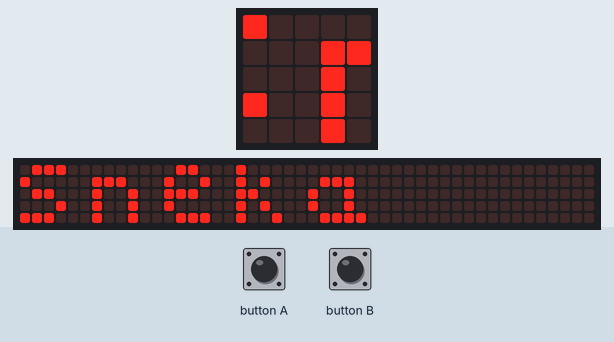
This program was run on a simulated BBC micro:bit (MakeCode). Parts: the board's 5×5 LED display, a strip that is not on the board, showing the scrolling text unrolled. The test bench sets the inputs (shaded band). Random numbers come from a fixed seed; the 48×5 strip is a reading aid, not a part: it shows the text the display is scrolling, unrolled, one strip-width of it at a time.

Above: at 1.27 s.
1.3 s: button A pressed for 0.15 s
At 2.8 s:
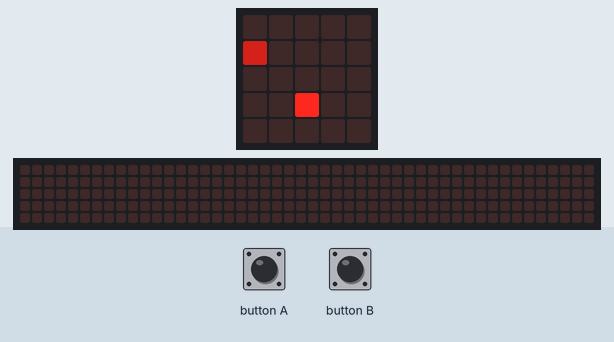
4.4 s: button B pressed for 0.15 s
At 5.6 s:
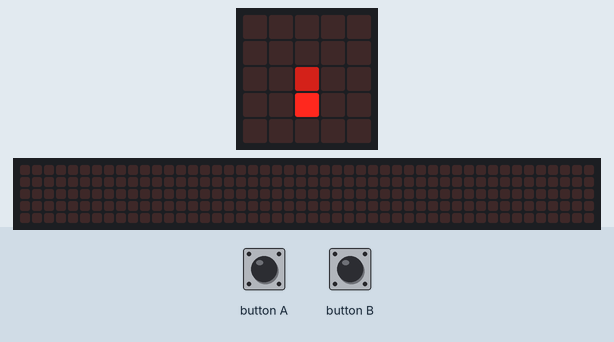
7.5 s: button A pressed for 0.15 s
At 8.8 s:
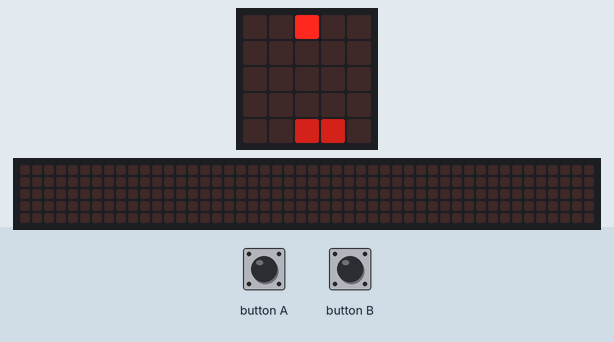
10.6 s: button B pressed for 0.15 s
At 11.4 s:
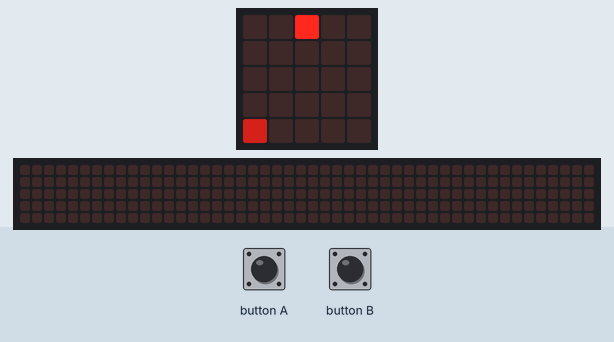
13.7 s: button A pressed for 0.15 s
At 14.8 s:
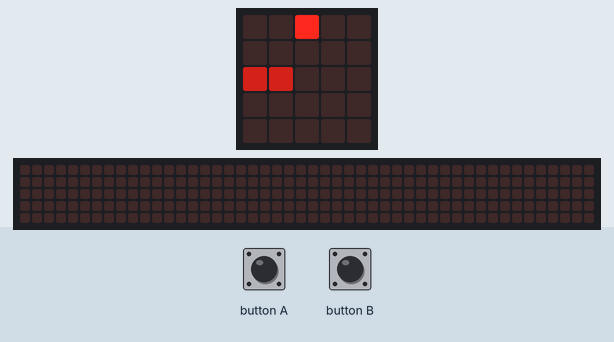
16.8 s: button B pressed for 0.15 s
At 17.8 s:
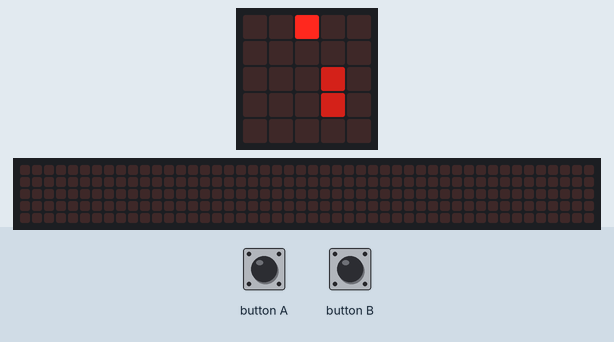
Timing chart, 0 to 19.8 s (numbered marks = the images above; inputs shaded):
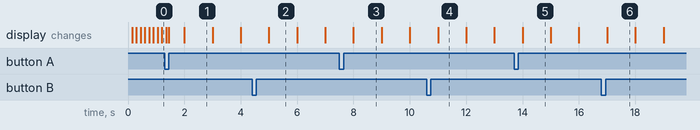

Measured:
- what the display in image 1 shows lasts 1.0 s, from 2.0 s to 3.0 s

The program:

main.ts
```typescript
function sneka (x: number, y: number) {
    while (indeks <= X.length) {
        if (X[indeks] == x && Y[indeks] == y) {
            return 1
        }
        indeks += 1
    }
    return 0
}
input.onButtonPressed(Button.A, function () {
    if (State == 0) {
        State = 1
        led.stopAnimation()
        led.plotBrightness(HX, HY, 128)
        led.plotBrightness(EX, EY, 255)
    } else {
        if (B == 0) {
            R = R - 1
        }
        B = 1
    }
})
input.onButtonPressed(Button.B, function () {
    if (B == 0) {
        R = R + 1
    }
    B = 1
})
let indeks = 0
let EY = 0
let State = 0
let EX = 0
let B = 0
let R = 0
let Y: number[] = []
let X: number[] = []
let HY = 0
let HX = 0
HX = -1
HY = 1
X = [-1]
Y = [2]
R = 1
B = 0
EX = randint(1, 4)
State = 0
EY = randint(3, 4)
loops.everyInterval(1000, function () {
    if (State == 1) {
        if (R < 0) {
            R = 3
        }
        R = R % 4
        if (R == 1) {
            HX = HX + 1
        } else if (R == 2) {
            HY = HY + 1
        } else if (R == 3) {
            HX = HX - 1
        } else {
            HY = HY - 1
        }
        if (HX < 0) {
            HX = 4
        }
        HX = HX % 5
        if (HY < 0) {
            HY = 4
        }
        X.push(HX)
        Y.push(HY)
        if (EY == HY && EX == HX) {
            while (EY == HY && EX == HX) {
                EX = randint(0, 4)
                EY = randint(0, 4)
                led.plotBrightness(EX, EY, 255)
            }
        } else {
            led.unplot(X.shift(), Y.shift())
        }
        led.plotBrightness(HX, HY, 128)
        B = 0
        HY = HY % 5
    }
})
basic.forever(function () {
    if (State == 0) {
        basic.showString("Sneka")
    }
})
```

test.ts
```typescript
// testene settes inn her; disse vil ikke kompilert så lenge denne pakken blir brukt som en utvidelse.
```
